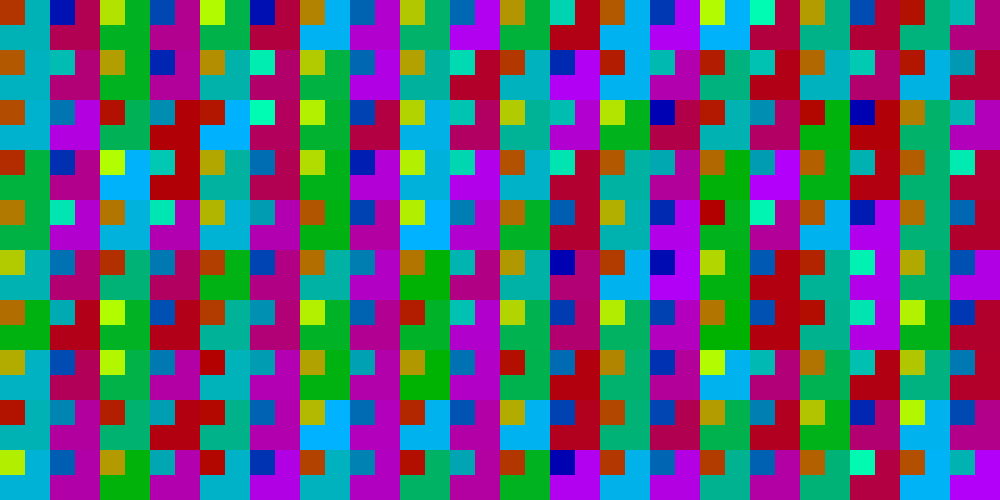
Frame 1 (no input)
Frame 60 (no input): identical to frame 1, image omitted
Frame 120 (the mouse pressed at the canvas centre since frame 60): identical to frame 1, image omitted

The p5.js sketch that drew this single still picture (run headless with seeded random() and noise() and a simulated clock; from frame 60 on, the mouse is pressed at the canvas centre):

// p5.js sketch
// ── sketch.js
var a,b; 

function setup() {
  createCanvas(1000,500);
   rectMode('CENTER');
  for(var x=0;x<20;x++)
  {
    if(x%2==0)
    {
      a=0;
      b=178;
    }
    else
    {
      a=178;
      b=0;
    }
    for(var y=0;y<10;y++)
    {
      fill(a,b,random(255));
      noStroke();
      rect((50*x),(50*y),50,50);
      fill(b,random(255),a);
      noStroke();
      rect((50*x),(50*y),25,25);
    }
  }
}

function draw() {
 
}
